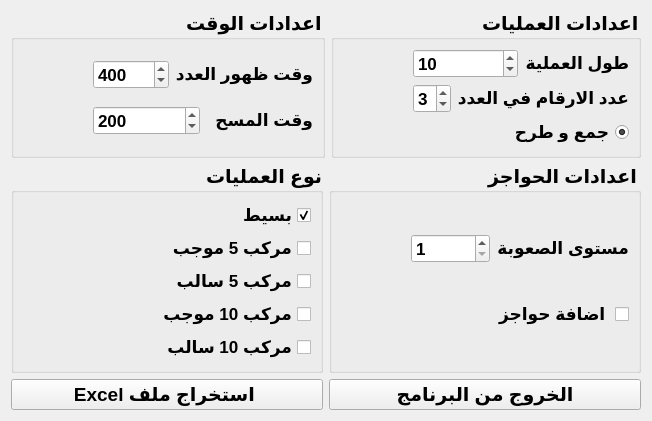
        <widget class="QWidget" name="tab_4">
         <attribute name="title">
          <string>الاعدادات</string>
         </attribute>
         <layout class="QVBoxLayout" name="verticalLayout" stretch="3,3,1">
          <item>
           <layout class="QHBoxLayout" name="horizontalLayout_3">
            <item>
             <widget class="QGroupBox" name="verticalGroupBox">
              <property name="font">
               <font>
                <family>MS Shell Dlg 2</family>
                <pointsize>14</pointsize>
                <weight>75</weight>
                <italic>false</italic>
                <bold>true</bold>
               </font>
              </property>
              <property name="layoutDirection">
               <enum>Qt::RightToLeft</enum>
              </property>
              <property name="title">
               <string>اعدادات الوقت</string>
              </property>
              <property name="flat">
               <bool>false</bool>
              </property>
              <layout class="QVBoxLayout" name="verticalLayout_5">
               <item>
                <layout class="QHBoxLayout" name="horizontalLayout_5">
                 <property name="leftMargin">
                  <number>70</number>
                 </property>
                 <property name="rightMargin">
                  <number>0</number>
                 </property>
                 <item>
                  <widget class="QLabel" name="label_2">
                   <property name="font">
                    <font>
                     <pointsize>13</pointsize>
                     <weight>75</weight>
                     <bold>true</bold>
                    </font>
                   </property>
                   <property name="text">
                    <string>وقت ظهور العدد</string>
                   </property>
                  </widget>
                 </item>
                 <item>
                  <widget class="QSpinBox" name="appearTime">
                   <property name="font">
                    <font>
                     <pointsize>13</pointsize>
                     <weight>75</weight>
                     <bold>true</bold>
                    </font>
                   </property>
                   <property name="layoutDirection">
                    <enum>Qt::LeftToRight</enum>
                   </property>
                   <property name="minimum">
                    <number>100</number>
                   </property>
                   <property name="maximum">
                    <number>10000</number>
                   </property>
                   <property name="singleStep">
                    <number>100</number>
                   </property>
                   <property name="value">
                    <number>400</number>
                   </property>
                  </widget>
                 </item>
                </layout>
               </item>
               <item>
                <layout class="QHBoxLayout" name="horizontalLayout_6">
                 <property name="leftMargin">
                  <number>70</number>
                 </property>
                 <item>
                  <widget class="QLabel" name="label_3">
                   <property name="font">
                    <font>
                     <pointsize>13</pointsize>
                     <weight>75</weight>
                     <bold>true</bold>
                    </font>
                   </property>
                   <property name="text">
                    <string>وقت المسح</string>
                   </property>
                  </widget>
                 </item>
                 <item>
                  <widget class="QSpinBox" name="eraseTime">
                   <property name="font">
                    <font>
                     <pointsize>13</pointsize>
                     <weight>75</weight>
                     <bold>true</bold>
                    </font>
                   </property>
                   <property name="layoutDirection">
                    <enum>Qt::LeftToRight</enum>
                   </property>
                   <property name="minimum">
                    <number>100</number>
                   </property>
                   <property name="maximum">
                    <number>10000</number>
                   </property>
                   <property name="singleStep">
                    <number>100</number>
                   </property>
                   <property name="value">
                    <number>200</number>
                   </property>
                  </widget>
                 </item>
                </layout>
               </item>
              </layout>
             </widget>
            </item>
            <item>
             <widget class="QGroupBox" name="verticalGroupBox">
              <property name="font">
               <font>
                <pointsize>14</pointsize>
                <weight>75</weight>
                <bold>true</bold>
               </font>
              </property>
              <property name="layoutDirection">
               <enum>Qt::RightToLeft</enum>
              </property>
              <property name="title">
               <string>اعدادات العمليات</string>
              </property>
              <layout class="QVBoxLayout" name="verticalLayout_6" stretch="0,3,3,0">
               <item>
                <layout class="QHBoxLayout" name="horizontalLayout_4"/>
               </item>
               <item>
                <layout class="QHBoxLayout" name="horizontalLayout_7">
                 <property name="leftMargin">
                  <number>70</number>
                 </property>
                 <item>
                  <widget class="QLabel" name="label_4">
                   <property name="font">
                    <font>
                     <pointsize>13</pointsize>
                     <weight>75</weight>
                     <bold>true</bold>
                    </font>
                   </property>
                   <property name="text">
                    <string>طول العملية</string>
                   </property>
                  </widget>
                 </item>
                 <item>
                  <widget class="QSpinBox" name="howmany">
                   <property name="font">
                    <font>
                     <family>MS Shell Dlg 2</family>
                     <pointsize>13</pointsize>
                     <weight>75</weight>
                     <italic>false</italic>
                     <bold>true</bold>
                     <strikeout>false</strikeout>
                     <kerning>true</kerning>
                    </font>
                   </property>
                   <property name="layoutDirection">
                    <enum>Qt::LeftToRight</enum>
                   </property>
                   <property name="wrapping">
                    <bool>false</bool>
                   </property>
                   <property name="accelerated">
                    <bool>false</bool>
                   </property>
                   <property name="minimum">
                    <number>2</number>
                   </property>
                   <property name="maximum">
                    <number>10000</number>
                   </property>
                   <property name="value">
                    <number>10</number>
                   </property>
                  </widget>
                 </item>
                </layout>
               </item>
               <item>
                <layout class="QHBoxLayout" name="horizontalLayout_8">
                 <property name="leftMargin">
                  <number>70</number>
                 </property>
                 <item>
                  <widget class="QLabel" name="label_5">
                   <property name="font">
                    <font>
                     <pointsize>13</pointsize>
                     <weight>75</weight>
                     <bold>true</bold>
                    </font>
                   </property>
                   <property name="text">
                    <string>عدد الارقام في العدد</string>
                   </property>
                  </widget>
                 </item>
                 <item>
                  <widget class="QSpinBox" name="digits">
                   <property name="font">
                    <font>
                     <pointsize>13</pointsize>
                     <weight>75</weight>
                     <bold>true</bold>
                    </font>
                   </property>
                   <property name="layoutDirection">
                    <enum>Qt::LeftToRight</enum>
                   </property>
                   <property name="minimum">
                    <number>2</number>
                   </property>
                   <property name="maximum">
                    <number>7</number>
                   </property>
                   <property name="value">
                    <number>3</number>
                   </property>
                  </widget>
                 </item>
                </layout>
               </item>
               <item>
                <widget class="QRadioButton" name="addsub">
                 <property name="font">
                  <font>
                   <pointsize>13</pointsize>
                   <weight>75</weight>
                   <bold>true</bold>
                  </font>
                 </property>
                 <property name="layoutDirection">
                  <enum>Qt::RightToLeft</enum>
                 </property>
                 <property name="text">
                  <string>جمع و طرح</string>
                 </property>
                 <property name="checked">
                  <bool>true</bool>
                 </property>
                </widget>
               </item>
              </layout>
             </widget>
            </item>
           </layout>
          </item>
          <item>
           <layout class="QHBoxLayout" name="horizontalLayout_9">
            <item>
             <widget class="QGroupBox" name="verticalGroupBox">
              <property name="font">
               <font>
                <pointsize>14</pointsize>
                <weight>75</weight>
                <bold>true</bold>
               </font>
              </property>
              <property name="layoutDirection">
               <enum>Qt::RightToLeft</enum>
              </property>
              <property name="title">
               <string>نوع العمليات</string>
              </property>
              <layout class="QVBoxLayout" name="verticalLayout_7">
               <item>
                <layout class="QHBoxLayout" name="horizontalLayout_11">
                 <item>
                  <widget class="QCheckBox" name="simple">
                   <property name="font">
                    <font>
                     <pointsize>13</pointsize>
                     <weight>75</weight>
                     <bold>true</bold>
                    </font>
                   </property>
                   <property name="layoutDirection">
                    <enum>Qt::RightToLeft</enum>
                   </property>
                   <property name="text">
                    <string>بسيط</string>
                   </property>
                   <property name="checked">
                    <bool>true</bool>
                   </property>
                  </widget>
                 </item>
                </layout>
               </item>
               <item>
                <layout class="QHBoxLayout" name="horizontalLayout_12">
                 <item>
                  <widget class="QCheckBox" name="complex5pos">
                   <property name="font">
                    <font>
                     <pointsize>13</pointsize>
                     <weight>75</weight>
                     <bold>true</bold>
                    </font>
                   </property>
                   <property name="layoutDirection">
                    <enum>Qt::RightToLeft</enum>
                   </property>
                   <property name="text">
                    <string>مركب 5 موجب</string>
                   </property>
                  </widget>
                 </item>
                </layout>
               </item>
               <item>
                <layout class="QHBoxLayout" name="horizontalLayout_13">
                 <item>
                  <widget class="QCheckBox" name="complex5neg">
                   <property name="font">
                    <font>
                     <pointsize>13</pointsize>
                     <weight>75</weight>
                     <bold>true</bold>
                    </font>
                   </property>
                   <property name="layoutDirection">
                    <enum>Qt::RightToLeft</enum>
                   </property>
                   <property name="text">
                    <string>مركب 5 سالب</string>
                   </property>
                  </widget>
                 </item>
                </layout>
               </item>
               <item>
                <layout class="QHBoxLayout" name="horizontalLayout_14">
                 <item>
                  <widget class="QCheckBox" name="complex10pos">
                   <property name="font">
                    <font>
                     <pointsize>13</pointsize>
                     <weight>75</weight>
                     <bold>true</bold>
                    </font>
                   </property>
                   <property name="layoutDirection">
                    <enum>Qt::RightToLeft</enum>
                   </property>
                   <property name="text">
                    <string>مركب 10 موجب</string>
                   </property>
                  </widget>
                 </item>
                </layout>
               </item>
               <item>
                <layout class="QHBoxLayout" name="horizontalLayout_15">
                 <item>
                  <widget class="QCheckBox" name="complex10neg">
                   <property name="font">
                    <font>
                     <pointsize>13</pointsize>
                     <weight>75</weight>
                     <bold>true</bold>
                    </font>
                   </property>
                   <property name="layoutDirection">
                    <enum>Qt::RightToLeft</enum>
                   </property>
                   <property name="text">
                    <string>مركب 10 سالب</string>
                   </property>
                  </widget>
                 </item>
                </layout>
               </item>
              </layout>
             </widget>
            </item>
            <item>
             <widget class="QGroupBox" name="verticalGroupBox_2">
              <property name="font">
               <font>
                <pointsize>14</pointsize>
                <weight>75</weight>
                <bold>true</bold>
               </font>
              </property>
              <property name="layoutDirection">
               <enum>Qt::RightToLeft</enum>
              </property>
              <property name="title">
               <string>اعدادات الحواجز</string>
              </property>
              <layout class="QVBoxLayout" name="verticalLayout_8">
               <item>
                <layout class="QHBoxLayout" name="horizontalLayout_17">
                 <property name="leftMargin">
                  <number>70</number>
                 </property>
                 <item>
                  <widget class="QLabel" name="label_6">
                   <property name="font">
                    <font>
                     <pointsize>13</pointsize>
                     <weight>75</weight>
                     <bold>true</bold>
                    </font>
                   </property>
                   <property name="text">
                    <string>مستوى الصعوبة</string>
                   </property>
                  </widget>
                 </item>
                 <item>
                  <widget class="QSpinBox" name="obstacles">
                   <property name="font">
                    <font>
                     <pointsize>13</pointsize>
                     <weight>75</weight>
                     <bold>true</bold>
                    </font>
                   </property>
                   <property name="layoutDirection">
                    <enum>Qt::LeftToRight</enum>
                   </property>
                   <property name="minimum">
                    <number>1</number>
                   </property>
                   <property name="maximum">
                    <number>3</number>
                   </property>
                  </widget>
                 </item>
                </layout>
               </item>
               <item>
                <layout class="QHBoxLayout" name="horizontalLayout_16">
                 <item>
                  <widget class="QCheckBox" name="checkBox">
                   <property name="font">
                    <font>
                     <pointsize>13</pointsize>
                     <weight>75</weight>
                     <bold>true</bold>
                    </font>
                   </property>
                   <property name="layoutDirection">
                    <enum>Qt::RightToLeft</enum>
                   </property>
                   <property name="text">
                    <string>اضافة حواجز </string>
                   </property>
                  </widget>
                 </item>
                </layout>
               </item>
              </layout>
             </widget>
            </item>
           </layout>
          </item>
          <item>
           <layout class="QHBoxLayout" name="horizontalLayout_18">
            <item>
             <widget class="QPushButton" name="pushButton">
              <property name="font">
               <font>
                <pointsize>14</pointsize>
                <weight>75</weight>
                <bold>true</bold>
               </font>
              </property>
              <property name="text">
               <string>Excel استخراج ملف </string>
              </property>
             </widget>
            </item>
            <item>
             <widget class="QPushButton" name="exit2">
              <property name="font">
               <font>
                <pointsize>14</pointsize>
                <weight>75</weight>
                <bold>true</bold>
               </font>
              </property>
              <property name="text">
               <string>الخروج من البرنامج</string>
              </property>
             </widget>
            </item>
           </layout>
          </item>
         </layout>
        </widget>
